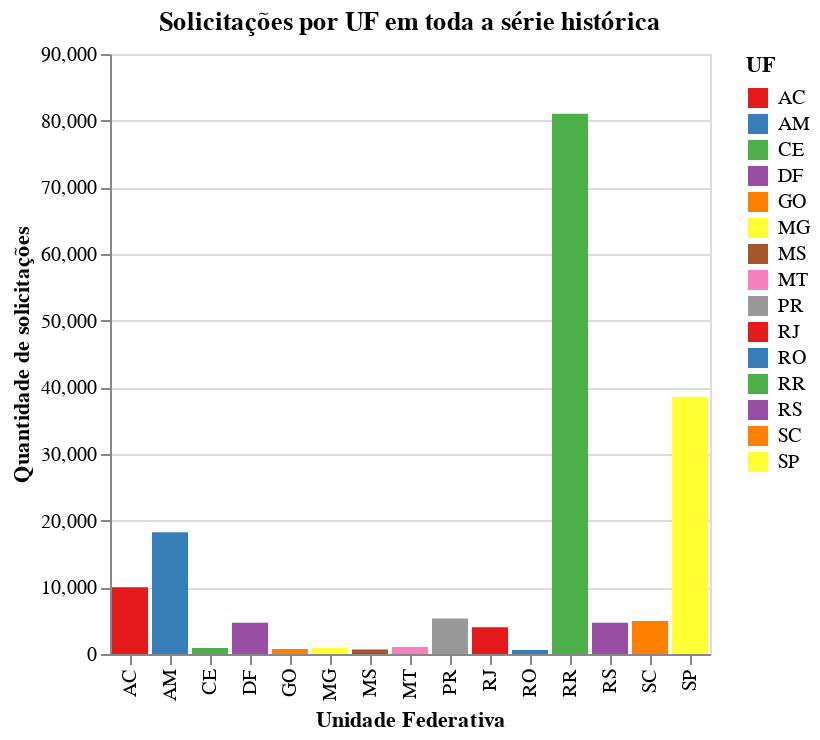

This figure's notebook cell:
### Code cell
alt.Chart(data=estados, title='Solicitações por UF em toda a série histórica').mark_bar().encode(
    x=alt.X('UF', title='Unidade Federativa'),
    y=alt.Y('Quantidade', title='Quantidade de solicitações'),
    color=alt.Color('UF', scale=alt.Scale(scheme='set1'))

)

### Figure 1 — Vega-Lite specification as saved in the notebook (floating-point values rounded to 4 significant figures)
{"config": {"view": {"continuousWidth": 400, "continuousHeight": 300}}, "data": {"name": "data-ec75786dbe3bda56fe7292d3ec894de2"}, "mark": "bar", "encoding": {"color": {"type": "nominal", "field": "UF", "scale": {"scheme": "set1"}}, "x": {"type": "nominal", "field": "UF", "title": "Unidade Federativa"}, "y": {"type": "quantitative", "field": "Quantidade", "title": "Quantidade de solicitações"}}, "title": "Solicitações por UF em toda a série histórica", "$schema": "https://vega.github.io/schema/vega-lite/v4.8.1.json", "datasets": {"data-ec75786dbe3bda56fe7292d3ec894de2": [{"UF": "AC", "Quantidade": 10025}, {"UF": "AM", "Quantidade": 18281}, {"UF": "CE", "Quantidade": 912}, {"UF": "DF", "Quantidade": 4670}, {"UF": "GO", "Quantidade": 735}, {"UF": "MG", "Quantidade": 904}, {"UF": "MS", "Quantidade": 661}, {"UF": "MT", "Quantidade": 1051}, {"UF": "PR", "Quantidade": 5316}, {"UF": "RJ", "Quantidade": 4029}, {"UF": "RO", "Quantidade": 590}, {"UF": "RR", "Quantidade": 81035}, {"UF": "RS", "Quantidade": 4706}, {"UF": "SC", "Quantidade": 4941}, {"UF": "SP", "Quantidade": 38595}]}}
